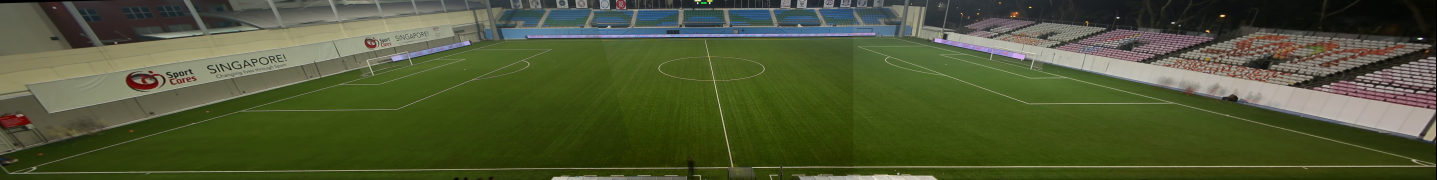
#> input picture images/stitched_background.jpg, 8620 x 1080 px, given in place of stitched_background.png, which was not available (shown at 1/6 size)
$ python projectTopDown.py   (Python 2 division)   (older library calls are emulated)
#> lines starting #> are read from the running program, lines starting #| are printed output that depends on the picture; after the words box and inside, x2 and y2 are one past the last pixel; in counts of white or black regions, pixels touching at a corner belong together; pictures that were not available may be replaced by others from this repository, and a replacement may not be noted
### code/player_detector.py
import numpy as np
import cv2

# Read background image
BACKGROUND_IMG = cv2.imread('../images/stitched_background.png')
#> BACKGROUND_IMG is the input picture: shape (1080, 8620, 3); mean B, G, R 52.2, 87.1, 78.2
BACKGROUND_IMG_HSV = np.float32(cv2.cvtColor(BACKGROUND_IMG, cv2.COLOR_BGR2HSV))
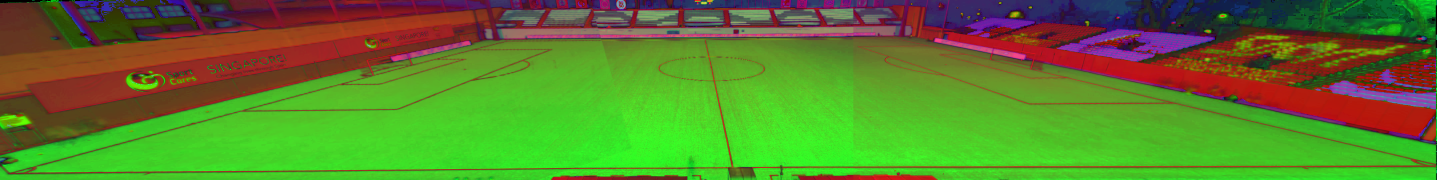
#> BACKGROUND_IMG_HSV: shape (1080, 8620, 3) float32 (shown at 1/6 size); mean B, G, R 40.9, 130.3, 88.8
BACKGROUND_IMG_LAB = np.float32(cv2.cvtColor(BACKGROUND_IMG, cv2.COLOR_BGR2LAB))
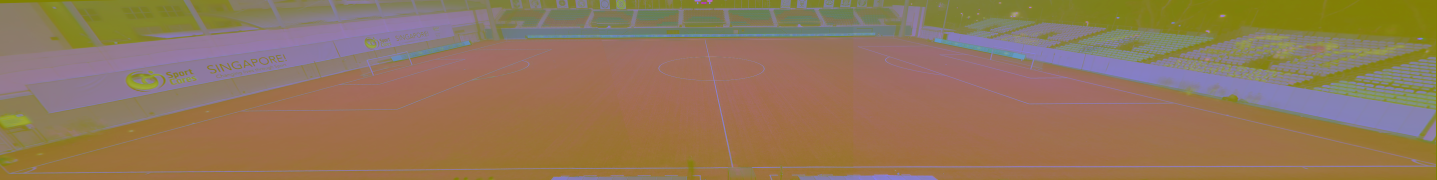
#> BACKGROUND_IMG_LAB: shape (1080, 8620, 3) float32 (shown at 1/6 size); mean B, G, R 88.5, 125.4, 138.2

class Color(object):
    BLUE  = (255, 0, 0)
    GREEN = (0, 255, 0)
    RED   = (0, 0, 255)
    BLUE_GOALIE = (255, 50, 50)
    RED_GOALIE  = (50, 50, 255)

# Shadow removal parameters
VALUE_LOW_THRESH = 0.4
VALUE_HIGH_THRESH = 0.95
SATURATION_THRESH = 60
HUE_THRESH = 4

# Variable thresholding based on row position
# [29 lines left out: functions threshVal, areaVal, not called in this run]

# Generates a mask where the area inside the polygon specified
# by the pts is set to 1, and everything else is set to 0
def generateMask(pts):
    mask = np.zeros(BACKGROUND_IMG[:,:,0].shape)
    cv2.fillConvexPoly(mask, pts, 1)
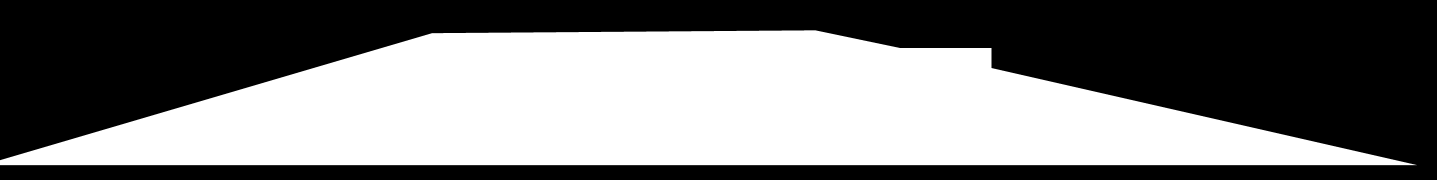
#> mask: shape (1080, 8620) float64 (shown at 1/6 size); values 0 (black) and 1 (white), 47.5% white; 1 white region, box (x1, y1, x2, y2) and area: (0, 182, 8501, 991) 4421012
    return mask

# Area of the field players are standing in
FIELD_PTS = np.array(
    [[2592, 199],
    [4892, 182],
    [5400, 288],
    [5948, 288],
    [5948, 408],
    [8500, 990],
    [-100, 990]])
FIELD_MASK = generateMask(FIELD_PTS)

# Area of the field blue goalie is standing in
BLUE_GOALIE_PTS = np.array(
    [[5240, 267],
    [5940, 267],
    [5940, 400],
    [5240, 400]])
BLUE_GOALIE_MASK = generateMask(BLUE_GOALIE_PTS).astype('bool')
#> in generateMask (call 2), `cv2.fillConvexPoly(mask, pts, 1)`:
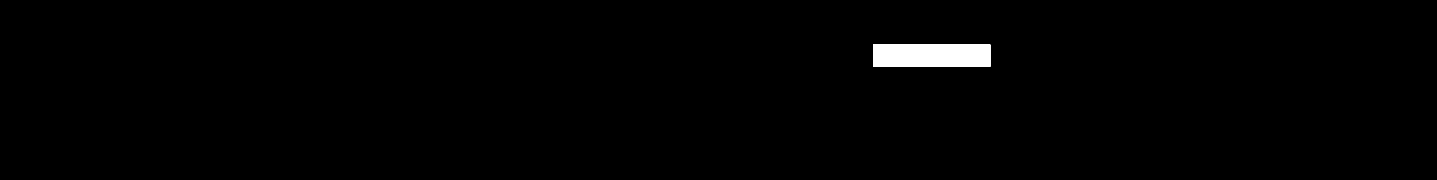
#> mask: shape (1080, 8620) float64 (shown at 1/6 size); values 0 (black) and 1 (white), 1% white; 1 white region, box (x1, y1, x2, y2) and area: (5240, 267, 5941, 401) 93934

# Area of the field which has shadows that need to be removed
SHADOW_PTS = np.array(
    [[3200, 190],
    [5030, 178],
    [9550, 1100],
    [-500, 1100],
    [1512, 504],
    [2576, 504]])
SHADOW_MASK = generateMask(SHADOW_PTS).astype('bool')
#> in generateMask (call 3), `cv2.fillConvexPoly(mask, pts, 1)`:
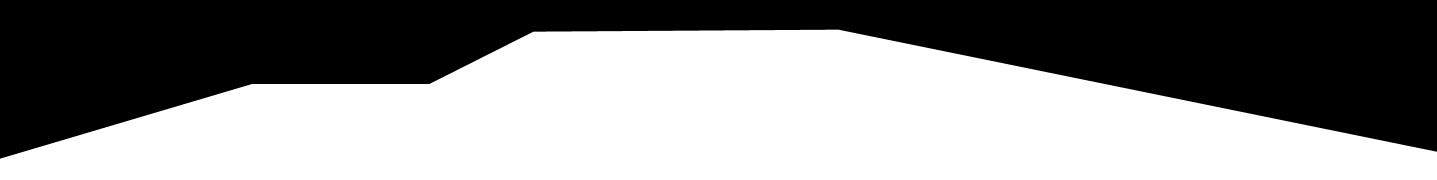
#> mask: shape (1080, 8620) float64 (shown at 1/6 size); values 0 (black) and 1 (white), 55.5% white; 1 black region, box (x1, y1, x2, y2) and area: (0, 0, 8620, 952) 4143588

# Filter out contours that:
#   1. Are too small
#   2. Have a wide aspect ratio
#   3. Are outside the field boundary
# Note: Special area filter in the blue goalie area is used
# [213 lines left out: functions contourFilter, shadowMask, getPlayers, generateDetectionFrames, generatePlayersList, generateVideoWithRect, not called in this run]

# [2 lines that do not run on import are left out]

### code/projectTopDown.py
'''
Provides methods to transform any point on the original field to a point on the top down field
'''
import cv2
import numpy as np
import copy
from player_detector import getPlayers

BORDER = 100
PATH_TOP_DOWN_IMG = '../images/FootballField_small_border.png'
WIDTH_TD_IMG = 1400
HEIGHT_TD_IMG = 1000

# Dimensions of the field in m without borders
FIELD_HEIGHT = 70.0
FIELD_WIDTH = 105.0

# Distance of one pixel
PX_TO_M = FIELD_WIDTH / (WIDTH_TD_IMG - 2*BORDER)

def getHomographyMatrix():
    img = cv2.imread(PATH_TOP_DOWN_IMG)#, cv2.CV_LOAD_IMAGE_GRAYSCALE)

    # Define the 4 corner of the football field (target points), thereby the width will be kept and only the height adjusted
    # so we don't accidently lose to many information
    # [y,x]


    #newImg = np.zeros([ratio*img.shape[1], img.shape[1],3])
    target_pts = np.zeros([21,2])
    # y,x (row, col)
    target_pts[0,:] = [BORDER+295,BORDER+69]
    target_pts[1,:] = [BORDER+505,BORDER+69]
    target_pts[2,:] = [BORDER+170,BORDER+190]
    target_pts[3,:] = [BORDER+630,BORDER+190]
    target_pts[4,:] = [BORDER+400,BORDER+230]
    target_pts[5,:] = [BORDER+400,BORDER+494]
    target_pts[6,:] = [BORDER+400,BORDER+706]
    target_pts[7,:] = [BORDER+400,BORDER+970]
    target_pts[8,:] = [BORDER+170,BORDER+1010]
    target_pts[9,:] = [BORDER+630,BORDER+1010]
    target_pts[10,:] = [BORDER+295,BORDER+1131]
    target_pts[11,:] = [BORDER+505,BORDER+1131]
    target_pts[12,:] = [BORDER+295,BORDER+1195]
    target_pts[13,:] = [BORDER+505,BORDER+1195]
    target_pts[14,:] = [BORDER+295,BORDER+5]
    target_pts[15,:] = [BORDER+505,BORDER+5]
    ## Corners and center
    target_pts[16,:] = [BORDER,BORDER]                     # Top left (image is orientated to the top left)
    target_pts[17,:] = [BORDER, img.shape[1]-1-BORDER]        # Top right
    target_pts[18,:] = [ img.shape[0]-1-BORDER, img.shape[1]-1-BORDER]     # Bottom right
    target_pts[19,:] = [img.shape[0]-1-BORDER, BORDER]     # Bottom left
    target_pts[20,:] = [(img.shape[0])/2,img.shape[1]/2]     # Center points


    ## Points on the image (row, col) == (y,x)
    pts = np.zeros([21,2])
    ## Special points on the image
    pts[0,:] = [300,2370] # A (in the white)
    pts[1,:] = [443,1929] # B (in the white)
    pts[2,:] = [245,2817] # C (in the white)
    pts[3,:] = [591,2000] # D (in the white)
    pts[4,:] = [358,2664] # E (in the white)
    pts[5,:] = [359,3454] # F (in the white)
    pts[6,:] = [355,4083] # G (in the white)
    pts[7,:] = [340,4880] # H (in the white)
    pts[8,:] = [231,4678] # I (in the white)
    pts[9,:] = [576,5705] # J (in the white)
    pts[10,:] = [280,5176] # K (in the white)
    pts[11,:] = [421,5722] # L (in the white)
    pts[12,:] = [279,5341] # M (in the white)
    pts[13,:] = [420,5948] # N (in the white)
    pts[14,:] = [301,2219] # O (in the white)
    pts[15,:] = [445,1721] # P (in the white)

    ## Corners and center
    pts[16,:] = [196,2593] # Top left (outer coord)
    pts[17,:] = [177,4892] # Top right (outer coord)
    pts[18,:] = [950,8206] # Bottom right (outer coord)
    pts[19,:] = [942,40] # Bottom left (outer coord)
    pts[20,:] = [350,3767] # Center


    # Calculate the homography matrix, which will be used to project any point from the video to the top down view.
    return homography(target_pts, pts)

# Transforms 2d points to 2d points on another plane
# [11 lines left out: functions getTransformationCoords, getInverseTransformationCoords, not called in this run]

# I assume projPts=u_p,v_p, pts=u_c,v_c
def homography(target_pts, source_pts):
    A = np.zeros([target_pts.shape[0]*2,9])

    # Fill A
    for i in xrange(target_pts.shape[0]):
        A[2*i,:] = [source_pts[i,0], source_pts[i,1], 1, 0, 0, 0, -target_pts[i,0]*source_pts[i,0], -target_pts[i,0]*source_pts[i,1],-target_pts[i,0]]
        A[2*i+1,:] = [0,0,0,source_pts[i,0],source_pts[i,1],1,-target_pts[i,1]*source_pts[i,0],-target_pts[i,1]*source_pts[i,1],-target_pts[i,1]]

    # Solve A and extract H
    _,_,V = np.linalg.svd(A) # U,S,V
    H = V[8].reshape((3,3))

    # Normalize H and return the matrix
    return H / H[2][2]

# [50 lines left out: function evalMapping, not called in this run]

def createTopDownVideo():
    img = cv2.imread(PATH_TOP_DOWN_IMG)#, cv2.CV_LOAD_IMAGE_GRAYSCALE)
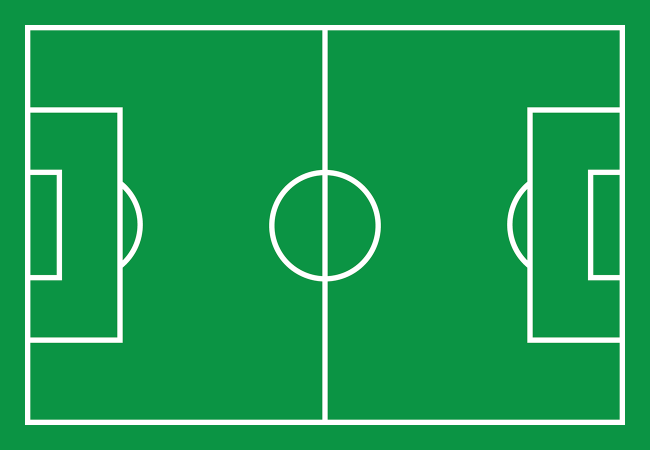
#> input picture images/FootballField_small_border.png, 1300 x 900 px (shown at 1/2 size)
#> img is the input picture: shape (900, 1300, 3); mean B, G, R 81.5, 155.7, 28.9
    H = getHomographyMatrix()

#> (the run stopped early here; a loop or call above may not have finished)
